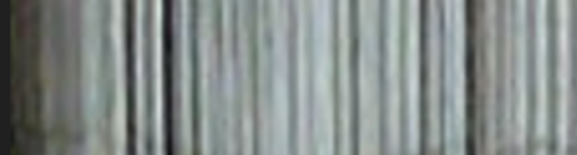
#> input picture image/test5.png, 577 x 155 px, found by its file name
$ python lableing.py   (older library calls are emulated)
#> lines starting #> are read from the running program, lines starting #| are printed output that depends on the picture; after the words box and inside, x2 and y2 are one past the last pixel; in counts of white or black regions, pixels touching at a corner belong together
import cv2
import numpy as np
import matplotlib.pyplot as plt
from PIL import Image

# Load the newly uploaded image
new_image_path = 'image/test5.png'
new_image = Image.open(new_image_path)
#> new_image is the input picture: PIL image 577x155 RGBA; mean R, G, B, A 133.2, 140.1, 138, 255
new_image = np.array(new_image)

# Convert to grayscale
gray_image = cv2.cvtColor(new_image, cv2.COLOR_BGR2GRAY)

# Apply a vertical Sobel filter to detect vertical edges (ridge lines)
sobelx = cv2.Sobel(gray_image, cv2.CV_64F, 1, 0, ksize=5)
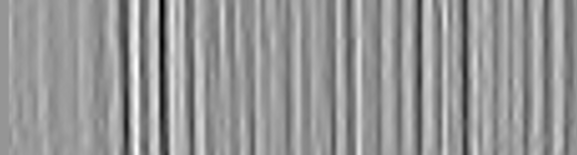
#> sobelx: shape (155, 577) float64; min -4456, max 3120, mean 20.9; drawn with min black and max white
abs_sobelx = np.absolute(sobelx)
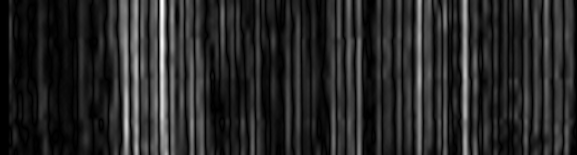
#> abs_sobelx: shape (155, 577) float64; min 0, max 4456, mean 687.8; drawn with min black and max white
sobelx_8u = np.uint8(abs_sobelx)
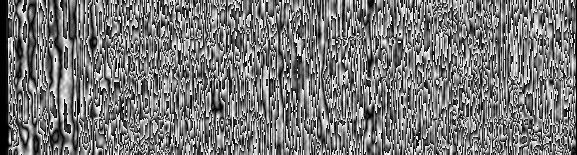
#> sobelx_8u: shape (155, 577); min 0, max 255, mean 119.5

# Threshold the Sobel image to get binary image of the edges
_, binary_image = cv2.threshold(sobelx_8u, 50, 255, cv2.THRESH_BINARY)
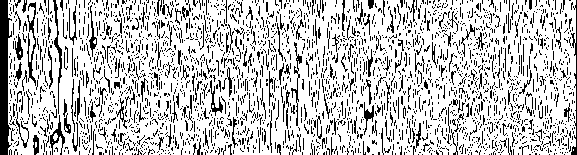
#> binary_image: shape (155, 577); 76.8% white; black in thin lines or dots

# Find contours of the binary image
contours, _ = cv2.findContours(binary_image, cv2.RETR_EXTERNAL, cv2.CHAIN_APPROX_SIMPLE)
#> contours = 6 contours, 5 with area under 20; largest, box (x1, y1, x2, y2) and area: (8, 0, 576, 155) 84472

# Create a mask for labeling
mask = np.zeros_like(gray_image)

# Draw filled rectangles around the ridge lines (contours)
for contour in contours:
    if cv2.contourArea(contour) > 100:  # Filter out small contours
        x, y, w, h = cv2.boundingRect(contour)
        # Draw a filled rectangle along the ridge line
        cv2.rectangle(mask, (x, y), (x + w, y + h), 255, -1)
#> this loop made 6 passes
#> (x, y, w, h) on pass 6: (8, 0, 568, 155)
#> contour on passes 1, 2, 3, 5: [[573, 149], [573, 150]], [[52, 142]], [[35, 142], [35, 147], [36, 146], [36, 142]], [[25, 0], [25, 2]]
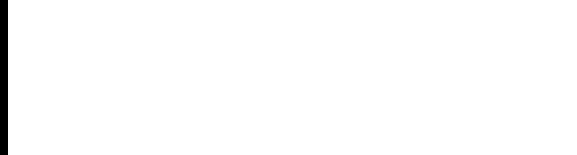
#> mask: shape (155, 577); 98.6% white; 1 black region, box (x1, y1, x2, y2) and area: (0, 0, 8, 155) 1240

# Create binary masks for bright and dark stripes
bright_stripes = np.zeros_like(gray_image)
dark_stripes = np.zeros_like(gray_image)

# Define the criteria for bright and dark stripes
threshold_value = 100
_, bright_stripes = cv2.threshold(gray_image, threshold_value, 255, cv2.THRESH_BINARY)
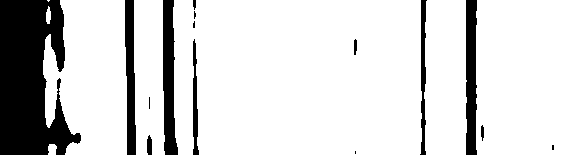
#> bright_stripes: shape (155, 577); 83.5% white; 15 black regions (5 under 20 px), largest, box (x1, y1, x2, y2) and area: (0, 0, 81, 155) 8834, (163, 0, 178, 155) 1687, (466, 0, 477, 155) 1564
dark_stripes = cv2.bitwise_not(bright_stripes)

# Combine the masks with the original image
combined_image = np.vstack((gray_image, bright_stripes, dark_stripes))
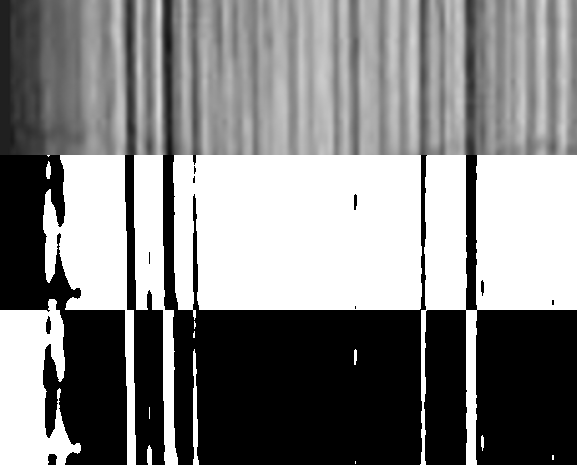
#> combined_image: shape (465, 577); min 0, max 255, mean 131.2

# Display the combined image
plt.figure(figsize=(12, 6))
plt.imshow(combined_image, cmap='gray')
plt.axis('off')
plt.show()

$ run again, with image/test1.png copied over image/test5.png
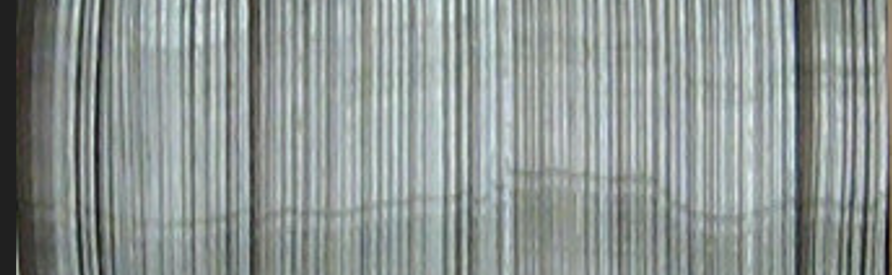
#> input picture image/test1.png, 892 x 275 px, found by its file name
#> new_image is the input picture: PIL image 892x275 RGBA; mean R, G, B, A 141.6, 149.4, 147.2, 255
#> `_, binary_image = cv2.threshold(sobelx_8u, 50, 255, cv2.THRESH_BINARY)`:
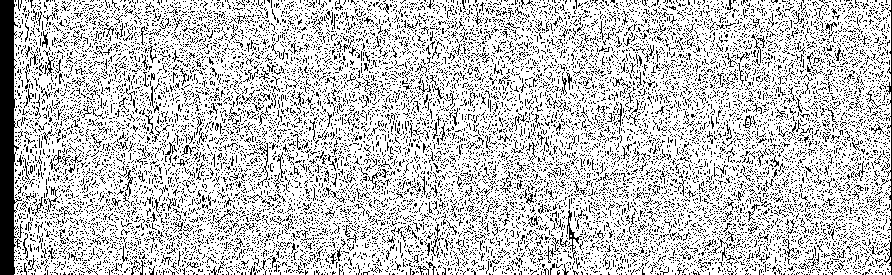
#> binary_image: shape (275, 892); 77.6% white; black in thin lines or dots
#> contours = 4 contours, 3 with area under 20; largest, box (x1, y1, x2, y2) and area: (14, 0, 891, 275) 238302
#> the loop `for contour in contours:` made 4 passes
#> (x, y, w, h) on pass 4: (14, 0, 877, 275)
#> bright_stripes: shape (275, 892); 88.8% white; 109 black regions (66 under 20 px), largest, box (x1, y1, x2, y2) and area: (0, 0, 58, 275) 12446, (794, 0, 813, 275) 4009, (249, 0, 260, 275) 1961
#> `combined_image = np.vstack((gray_image, bright_stripes, dark_stripes))`:
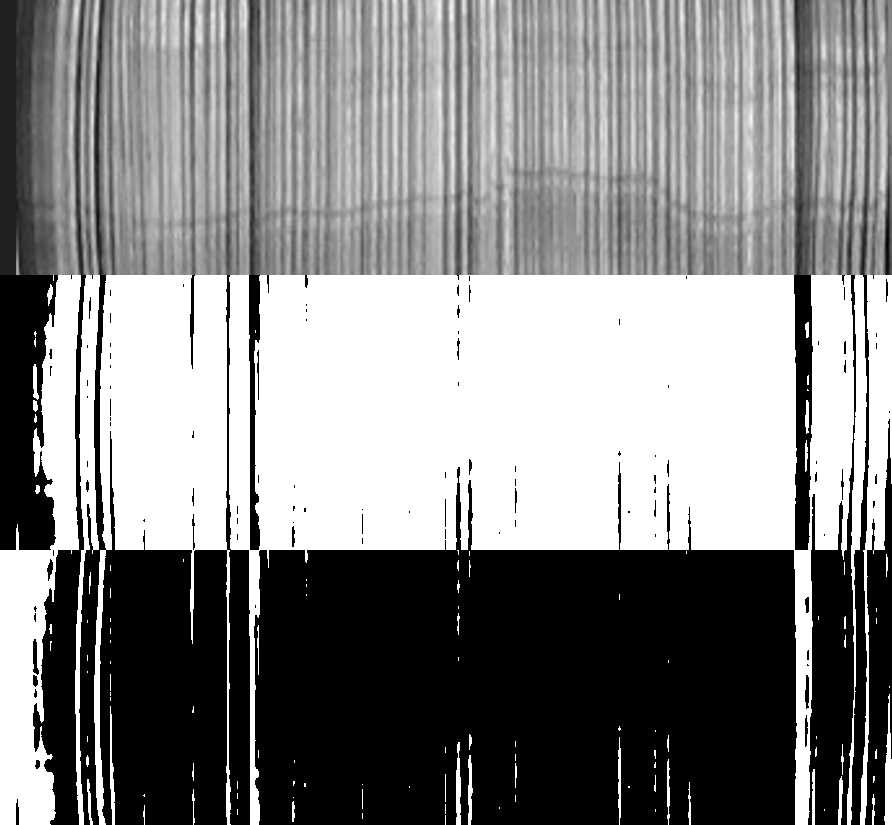
#> combined_image: shape (825, 892); min 0, max 255, mean 134.3

$ run again, with image/test10.png copied over image/test5.png
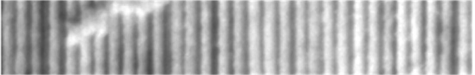
#> input picture image/test10.png, 475 x 75 px, found by its file name
#> new_image is the input picture: PIL image 475x75 RGBA; mean R, G, B, A 173.1, 173.1, 173.1, 255
#> `_, binary_image = cv2.threshold(sobelx_8u, 50, 255, cv2.THRESH_BINARY)`:
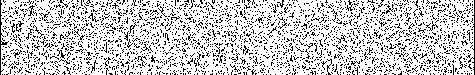
#> binary_image: shape (75, 475); 78.9% white; black in thin lines or dots
#> contours = 2 contours, 1 with area under 20; largest, box (x1, y1, x2, y2) and area: (1, 0, 474, 75) 34304
#> the loop `for contour in contours:` made 2 passes
#> (x, y, w, h) on pass 2: (1, 0, 473, 75)
#> bright_stripes: shape (75, 475); 96% white; 28 black regions (14 under 20 px), largest, box (x1, y1, x2, y2) and area: (39, 1, 49, 74) 506, (59, 1, 66, 24) 131, (146, 45, 153, 74) 131
#> `combined_image = np.vstack((gray_image, bright_stripes, dark_stripes))`:
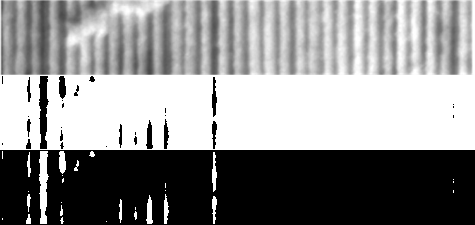
#> combined_image: shape (225, 475); min 0, max 255, mean 142.7
